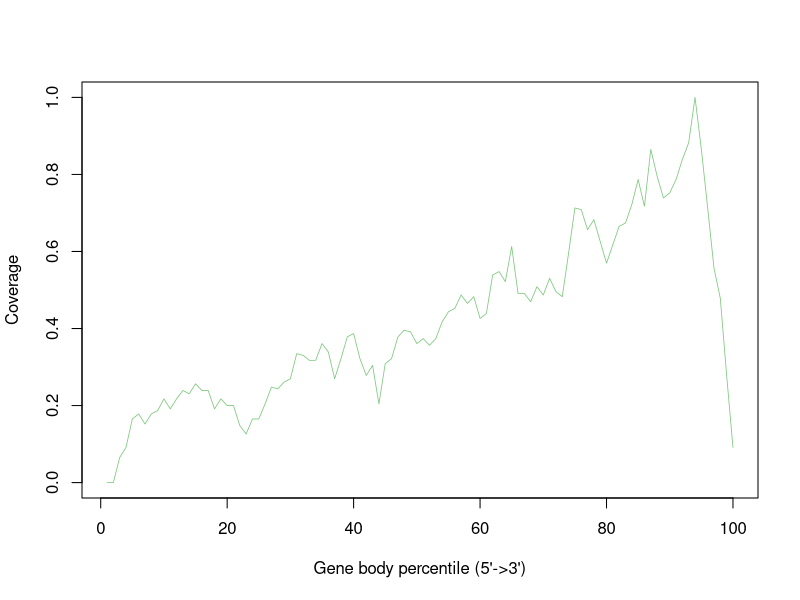

R code for this plot:
AAAGCATTTCGAAligned.sortedByCoord.out.sorted <- c(0.0,0.0,0.0652173913043,0.0913043478261,0.165217391304,0.178260869565,0.152173913043,0.178260869565,0.186956521739,0.217391304348,0.191304347826,0.217391304348,0.239130434783,0.230434782609,0.25652173913,0.239130434783,0.239130434783,0.191304347826,0.217391304348,0.2,0.2,0.147826086957,0.126086956522,0.165217391304,0.165217391304,0.204347826087,0.247826086957,0.24347826087,0.260869565217,0.269565217391,0.334782608696,0.330434782609,0.317391304348,0.317391304348,0.360869565217,0.339130434783,0.269565217391,0.321739130435,0.378260869565,0.386956521739,0.321739130435,0.278260869565,0.304347826087,0.204347826087,0.308695652174,0.321739130435,0.378260869565,0.395652173913,0.391304347826,0.360869565217,0.373913043478,0.35652173913,0.373913043478,0.417391304348,0.44347826087,0.452173913043,0.486956521739,0.465217391304,0.482608695652,0.426086956522,0.439130434783,0.539130434783,0.547826086957,0.521739130435,0.613043478261,0.491304347826,0.491304347826,0.469565217391,0.508695652174,0.486956521739,0.530434782609,0.495652173913,0.482608695652,0.595652173913,0.713043478261,0.708695652174,0.65652173913,0.682608695652,0.626086956522,0.569565217391,0.617391304348,0.665217391304,0.673913043478,0.721739130435,0.786956521739,0.717391304348,0.865217391304,0.795652173913,0.739130434783,0.752173913043,0.786956521739,0.839130434783,0.882608695652,1.0,0.865217391304,0.713043478261,0.55652173913,0.478260869565,0.278260869565,0.0913043478261)


pdf("AAAGCATTTCGAAligned.sortedByCoord.out.bam.geneBodyCoverage.curves.pdf")
x=1:100
icolor = colorRampPalette(c("#7fc97f","#beaed4","#fdc086","#ffff99","#386cb0","#f0027f"))(1)
plot(x,AAAGCATTTCGAAligned.sortedByCoord.out.sorted,type='l',xlab="Gene body percentile (5'->3')", ylab="Coverage",lwd=0.8,col=icolor[1])
dev.off()
